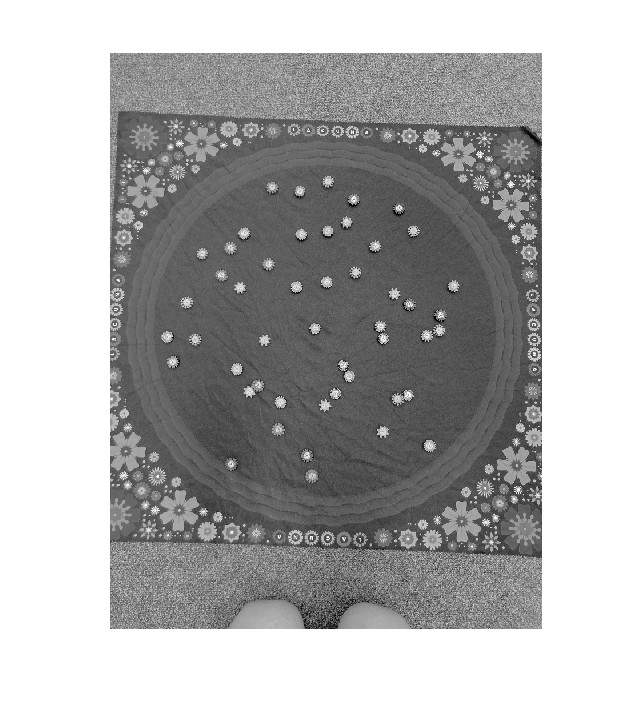
#> input picture src/matlab/lacunaGS.jpg, 631 x 707 px
$ python -i circleCropping.py   (imports and definitions only)
#> lines starting #> are read from the running program, lines starting #| are printed output that depends on the picture; after the words box and inside, x2 and y2 are one past the last pixel; in counts of white or black regions, pixels touching at a corner belong together
#> further down, picture is the input picture: shape (707, 631, 3); min 0, max 255, mean 174
import cv2
import numpy as np
import colorManipulation as color
import time


# [89 lines left out: functions cropToCircle, findCircle, findSquare, not called in this run]


def cropToBlob(img):
    '''Given an image of Lacuna, return the image masked to only show the inside play circle'''
    # Convert the image to grayscale
    imgGS = cv2.cvtColor(img, cv2.COLOR_BGR2GRAY)

    # Binarize the grayscale image with a threshold of 0.5 (128 in OpenCV scale)
    _, imgBW = cv2.threshold(imgGS, 128, 255, cv2.THRESH_BINARY)
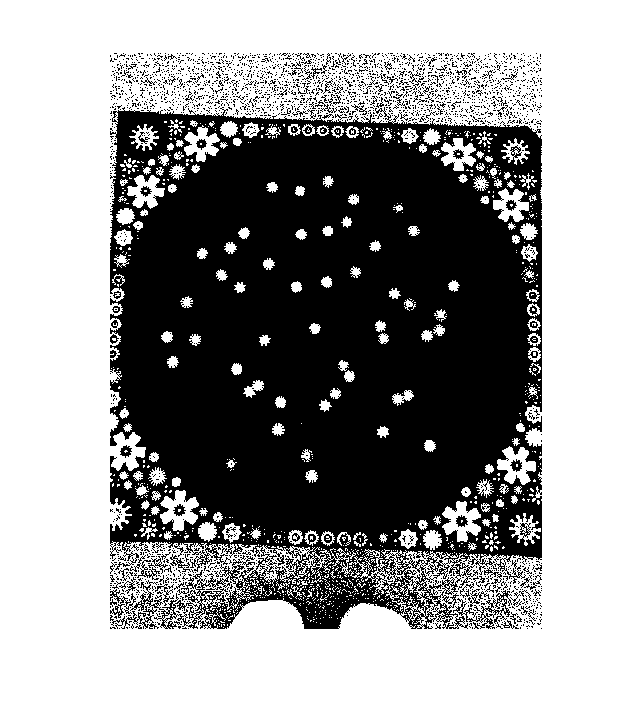
#> imgBW: shape (707, 631); 58.8% white; 2412 black regions (2322 under 20 px), largest, box (x1, y1, x2, y2) and area: (110, 107, 542, 629) 173518, (110, 605, 159, 629) 280, (110, 589, 136, 618) 226

    # Structuring element (disk-shaped) for morphological closing
    structureElement = cv2.getStructuringElement(cv2.MORPH_ELLIPSE, (200, 200))  # Approx. 'disk' in MATLAB
    closedImg = cv2.morphologyEx(imgBW, cv2.MORPH_CLOSE, structureElement)
#> closedImg: shape (707, 631); every value is 255

    # Find connected components and retain the largest blob
    num_labels, labels_im = cv2.connectedComponents(closedImg)
#> labels_im: shape (707, 631) int32; every value is 1
#> num_labels = 2
    sizes = np.bincount(labels_im.ravel())
#> sizes = [0, 446117]

    # The second largest component corresponds to the largest blob (ignore background)
    largest_blob_label = np.argmax(sizes[1:]) + 1
#> largest_blob_label = 1
    largest_blob = np.uint8(labels_im == largest_blob_label) * 255 # if in the largest blob, go black
    largest_blob_inverse = cv2.bitwise_not(largest_blob)
#> largest_blob_inverse: shape (707, 631); every value is 0

    # Apply the mask to the original image
    croppedImg = np.copy(img)
    croppedImg = cv2.bitwise_and(croppedImg, croppedImg, mask=largest_blob_inverse)
#> croppedImg: shape (707, 631, 3); every value is 0

    return croppedImg

>>> import cv2
>>> picture = cv2.imread('matlab/lacunaGS.jpg')
>>> result = cropToBlob(picture)
